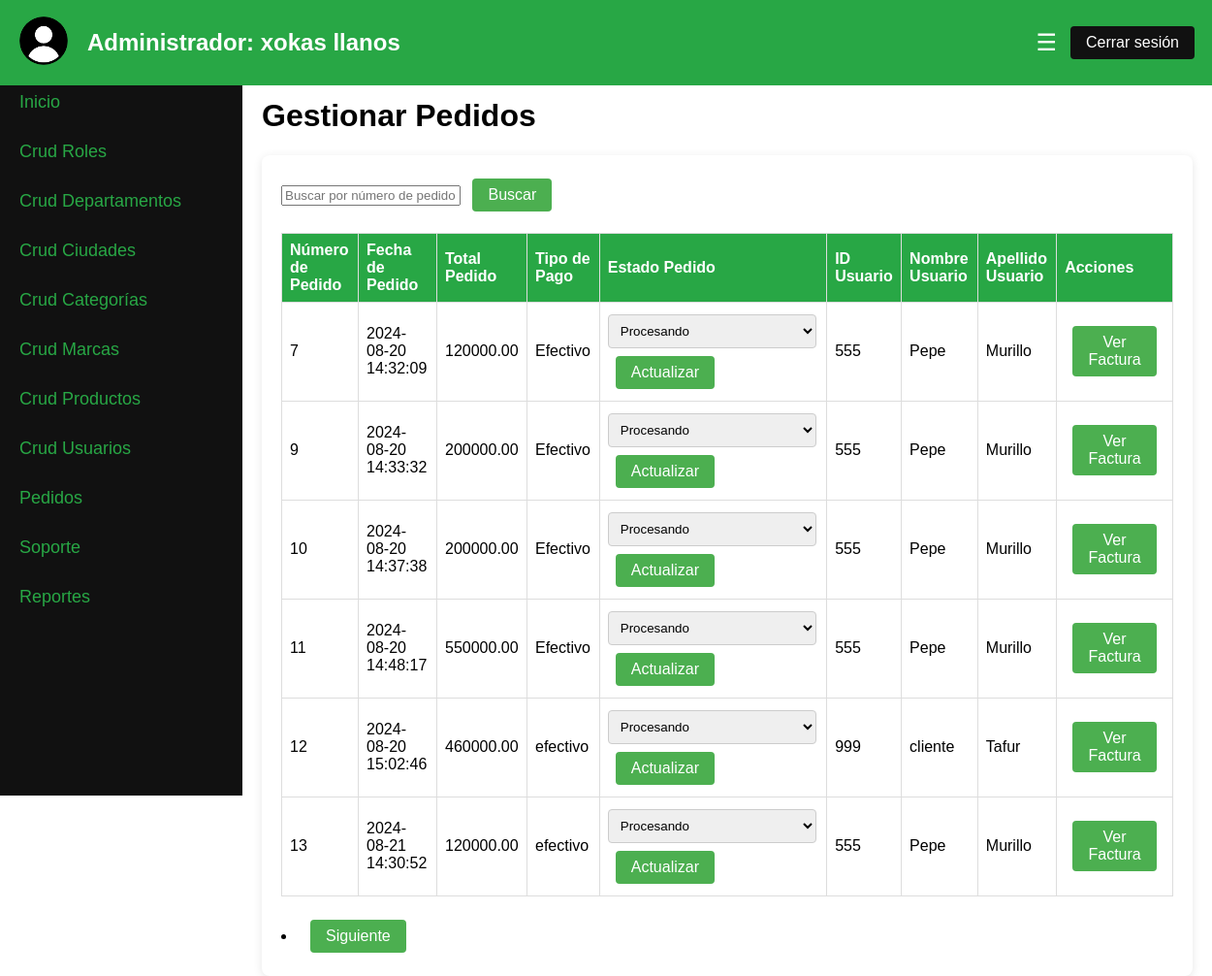
Screenshot of /Proyecto_SFT_MNS/cruds/pedidos/pedidos.php (signed in) with the database file from the repository.
### tables this page shows
CREATE TABLE `pedidos` (
  `numero_pedido` int(11) NOT NULL,
  `usuario_id` int(11) DEFAULT NULL,
  `fecha_pedido` datetime NOT NULL,
  `total_pedido` decimal(10,2) NOT NULL,
  `tipo_pago` varchar(50) DEFAULT NULL,
  `estado_pedido` enum('Procesando','Enviado','Entregado','Cancelado') NOT NULL
);

CREATE TABLE `usuarios` (
  `id_usuario` int(11) NOT NULL,
  `nombre_usuario` varchar(100) NOT NULL,
  `apellido_usuario` varchar(100) NOT NULL,
  `email_usuario` varchar(100) NOT NULL,
  `contraseña_usuario` varchar(100) NOT NULL,
  `direccion_usuario` varchar(255) DEFAULT NULL,
  `telefono_usuario` varchar(20) DEFAULT NULL,
  `rol_id` int(11) DEFAULT NULL,
  `ciudad_id` int(11) DEFAULT NULL,
  `departamento_id` int(11) DEFAULT NULL
);

### Proyecto_SFT_MNS/cruds/pedidos/pedidos.php (the view, shortened to what this page needs)
<?php
require '../../config/database.php';
$registrosPorPagina = 6;
$pagina = isset($_GET["pagina"]) ? $_GET["pagina"] : 1;
$inicio = ($pagina - 1) * $registrosPorPagina;
$numeroPedidoFiltro = isset($_GET['numero_pedido']) ? $_GET['numero_pedido'] : '';
$sqlTotal = "SELECT COUNT(*) FROM pedidos WHERE numero_pedido LIKE :numero_pedido";
$stmtTotal = $base->prepare($sqlTotal);
$stmtTotal->execute([':numero_pedido' => '%' . $numeroPedidoFiltro . '%']);
$numFilas = $stmtTotal->fetchColumn();
$totalPaginas = ceil($numFilas / $registrosPorPagina);
$sqlPedidos = "SELECT p.*, u.nombre_usuario, u.apellido_usuario
               FROM pedidos p
               INNER JOIN usuarios u ON p.usuario_id = u.id_usuario
               WHERE p.numero_pedido LIKE :numero_pedido
               LIMIT $inicio, $registrosPorPagina";
$stmtPedidos = $base->prepare($sqlPedidos);
$stmtPedidos->execute([':numero_pedido' => '%' . $numeroPedidoFiltro . '%']);
$resultadoPedidos = $stmtPedidos->fetchAll(PDO::FETCH_OBJ);
?>
<!DOCTYPE html>
<html lang="es">
<head>
    <link rel="stylesheet" href="../../css/admin_dashboard.css">
</head>
<body>
    <header>
        <div class="admin-header">
            <div class="admin-logo">
                <img src="../../imagenes/usuario.png" alt="User Logo" width="50" height="50">
            </div>
            <div class="admin-name">
                <h2>Administrador: <?php echo htmlspecialchars($_SESSION['admin_nombre']) . ' ' . htmlspecialchars($_SESSION['admin_apellido']); ?></h2>
            </div>
            <button class="menu-button" onclick="toggleSidebar()">☰</button>
            <form id="logout-form" method="POST" action="../../views/cerrar_sesion.php">
                <button type="button" id="logout-button" class="buttonC">Cerrar sesión</button>
            </form>
        </div>
    </header>
    <div class="admin-container">
        <div class="sidebar" id="sidebar">
            <a href="../../views/admin_dashboard.php">Inicio</a>
            <a href="../../cruds/roles.php" onclick="showSection('roles')">Crud Roles</a>
            <a href="../../cruds/departamentos.php" onclick="showSection('departamentos')">Crud Departamentos</a>
            <a href="../../cruds/ciudades.php" onclick="showSection('ciudades')">Crud Ciudades</a>
            <a href="../../cruds/categorias.php" onclick="showSection('categorias')">Crud Categorías</a>
            <a href="../../cruds/marcas.php" onclick="showSection('marcas')">Crud Marcas</a>
            <a href="../../cruds/productos/productos.php" onclick="showSection('productos')">Crud Productos</a>
            <a href="../../cruds/usuarios/usuarios.php" onclick="showSection('usuarios')">Crud Usuarios</a>
            <a href="../../cruds/pedidos/pedidos.php" onclick="showSection('pedidos')">Pedidos</a>
            <a href="../../cruds/soporte/soporte.php" onclick="showSection('soporte')">Soporte</a>
            <a href="../../views/reportes.php" onclick="showSection('reportes')">Reportes</a>
        </div>
        <main id="main-content">
            <div id="pedidos" class="section active">
                <h1><span class="color">Gestionar Pedidos</span></h1>
                <div class="crud-container">
                <form method="get" action="">
                    <input type="text" name="numero_pedido" placeholder="Buscar por número de pedido" value="<?php echo htmlspecialchars($numeroPedidoFiltro); ?>">
                    <button type="submit" class="button">Buscar</button>
                </form><br>
                    <table align="center" border="" bordercolor="orange" class="crud-table">
                        <tr>
                            <th>Número de Pedido</th>
                            <th>Fecha de Pedido</th>
                            <th>Total Pedido</th>
                            <th>Tipo de Pago</th>
                            <th>Estado Pedido</th>
                            <th>ID Usuario</th>
                            <th>Nombre Usuario</th>
                            <th>Apellido Usuario</th>
                            <th>Acciones</th>
                        </tr>
                        <tbody id="crud-table-body">
                            <?php foreach ($resultadoPedidos as $pedido) : ?>
                                <tr>
                                    <td><?php echo htmlspecialchars($pedido->numero_pedido); ?></td>
                                    <td><?php echo htmlspecialchars($pedido->fecha_pedido); ?></td>
                                    <td><?php echo htmlspecialchars($pedido->total_pedido); ?></td>
                                    <td><?php echo htmlspecialchars($pedido->tipo_pago); ?></td>
                                    <td>
                                        <form method="post" action="">
                                            <select name="estado_pedido">
                                                <option value="Procesando" <?php echo $pedido->estado_pedido == 'Procesando' ? 'selected' : ''; ?>>Procesando</option>
                                            </select>
                                            <button type="submit" name="actualiza" class="button">Actualizar</button>
                                        </form>
                                    </td>
                                    <td><?php echo htmlspecialchars($pedido->usuario_id); ?></td>
                                    <td><?php echo htmlspecialchars($pedido->nombre_usuario); ?></td>
                                    <td><?php echo htmlspecialchars($pedido->apellido_usuario); ?></td>
                                    <td>
                                    <a href="factura_admin.php?numero_pedido=<?php echo htmlspecialchars($pedido->numero_pedido); ?>" class="button">Ver Factura</a>
                                    </td>
                                </tr>
                            <?php endforeach; ?>
                        </tbody>
                    </table>
                    <div class="pagination">
                        <?php if ($pagina < $totalPaginas) : ?>
                            <li><a href="?pagina=<?php echo $pagina + 1; ?>&numero_pedido=<?php echo htmlspecialchars($numeroPedidoFiltro); ?>" class="button">Siguiente</a></li>
                        <?php endif; ?>
                    </div>
                </div>
            </div>
        </main>
    </div>
</body>
</html>

### Proyecto_SFT_MNS/css/admin_dashboard.css (style rules this page uses)
body { font-family: Arial, sans-serif; margin: 0; padding: 0; background-image: url('https://encrypted-tbn1.gstatic.com/images?q=tbn:ANd9GcTl8zCvfB75PyeroTWu3tACRRlS4amHP_ynZzlkOtGCr-wXX840'); display: flex; flex-direction: column; }
.admin-header { display: flex; align-items: center; justify-content: space-between; padding: 10px 20px; background-color: #28a745; color: white; position: fixed; top: 0; left: 0; width: 100%; z-index: 1000; }
.admin-logo img { border-radius: 50%; }
.admin-name { flex-grow: 1; margin-left: 20px; }
.menu-button { position: relative; left: -30px; background: none; border: none; color: white; font-size: 24px; cursor: pointer; }
.admin-container { display: flex; flex-direction: row; height: 100vh; margin-top: 60px; }
.sidebar { width: 250px; background-color: #111; overflow-x: hidden; transition: width 0.5s; position: fixed; top: 60px; left: 0; height: calc(100vh - 60px); padding-top: 20px; display: flex; flex-direction: column; }
.sidebar a { padding: 15px 20px; text-decoration: none; font-size: 18px; color: #28a745; display: block; transition: 0.3s; }
main { margin-left: 250px; padding: 20px; flex-grow: 1; transition: margin-left 0.5s; }
.crud-container { max-width: max-content; background: white; margin: auto; padding: 20px; border-radius: 8px; box-shadow: 0 2px 10px rgba(0, 0, 0, 0.1); }
.crud-table { width: 100%; border-collapse: collapse; margin-bottom: 20px; }
.crud-table th, .crud-table td { border: 1px solid #ddd; padding: 8px; text-align: left; }
.crud-table th { background-color: #28a745; color: white; }
.section { display: none; }
.section.active { display: block; }
.color { color: rgb(0, 0, 0); }
.crud-container table select { width: 215px; padding: 8px; margin: 4px 0; border-radius: 4px; border: 1px solid #ccc; }
.button, input[type="submit"].button { display: inline-block; padding: 8px 16px; margin: 4px 8px; border: none; border-radius: 4px; background-color: #4CAF50; color: white; text-align: center; text-decoration: none; font-size: 16px; cursor: pointer; }
.buttonC, input[type="submit"].buttonC { display: inline-block; position: relative; left: -30px; padding: 8px 16px; margin: 4px 8px; border: none; border-radius: 4px; background-color: #111; color: white; text-align: center; text-decoration: none; font-size: 16px; cursor: pointer; }

### rows the page displays
pedidos: numero_pedido "7", fecha_pedido "2024-08-20 14:32:09", total_pedido "120000.00", tipo_pago "Efectivo", estado_pedido "Procesando", usuario "555", usuario.nombre_usuario "Pepe", usuario.apellido_usuario "Murillo"
pedidos: numero_pedido "9", fecha_pedido "2024-08-20 14:33:32", total_pedido "200000.00", tipo_pago "Efectivo", estado_pedido "Procesando", usuario "555", usuario.nombre_usuario "Pepe", usuario.apellido_usuario "Murillo"
pedidos: numero_pedido "10", fecha_pedido "2024-08-20 14:37:38", total_pedido "200000.00", tipo_pago "Efectivo", estado_pedido "Procesando", usuario "555", usuario.nombre_usuario "Pepe", usuario.apellido_usuario "Murillo"
pedidos: numero_pedido "11", fecha_pedido "2024-08-20 14:48:17", total_pedido "550000.00", tipo_pago "Efectivo", estado_pedido "Procesando", usuario "555", usuario.nombre_usuario "Pepe", usuario.apellido_usuario "Murillo"
pedidos: numero_pedido "12", fecha_pedido "2024-08-20 15:02:46", total_pedido "460000.00", tipo_pago "efectivo", estado_pedido "Procesando", usuario "999", usuario.nombre_usuario "cliente", usuario.apellido_usuario "Tafur"
pedidos: numero_pedido "13", fecha_pedido "2024-08-21 14:30:52", total_pedido "120000.00", tipo_pago "efectivo", estado_pedido "Procesando", usuario "555", usuario.nombre_usuario "Pepe", usuario.apellido_usuario "Murillo"

### other values shown
$_SESSION['admin_nombre'] "xokas"
$_SESSION['admin_apellido'] "llanos"
